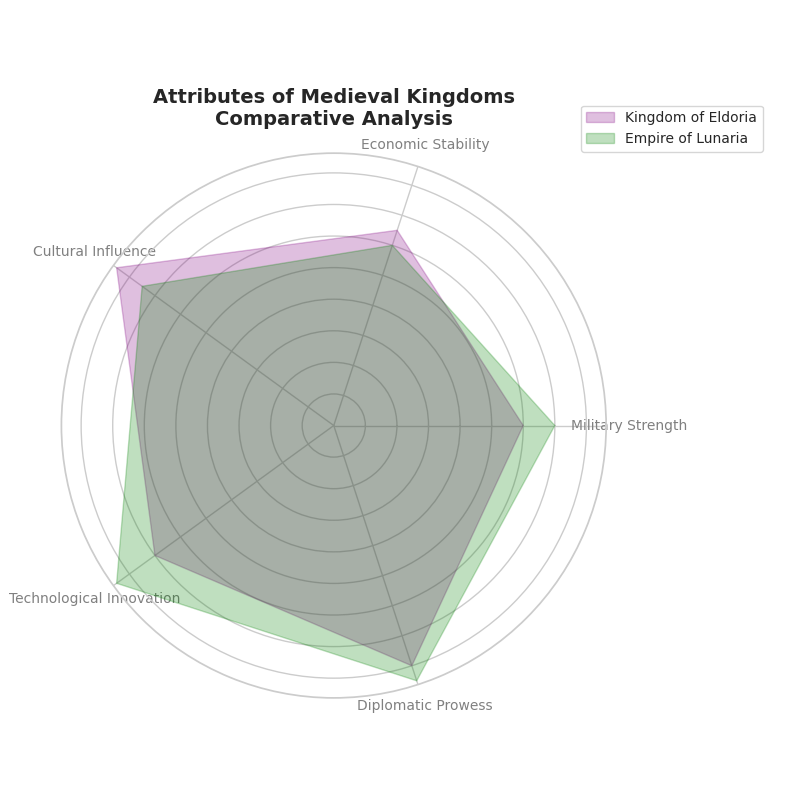

Reproduce this figure in Python.
import matplotlib.pyplot as plt
import numpy as np
from math import pi

# Define the attributes for the radar chart
attributes = ['Military Strength', 'Economic Stability', 'Cultural Influence', 
              'Technological Innovation', 'Diplomatic Prowess']

# Define the statistics for each kingdom
eldoria_stats = [60, 65, 85, 70, 80]
lunaria_stats = [70, 60, 75, 85, 85]  # Removed Dracoria

# Prepare data and settings
data = [eldoria_stats, lunaria_stats]  # Removed Dracoria
kingdoms = ['Kingdom of Eldoria', 'Empire of Lunaria']  # Removed Dracoria
colors = ['purple', 'green']  # Removed related color

num_vars = len(attributes)

# Compute angle for each attribute
angles = np.linspace(0, 2 * np.pi, num_vars, endpoint=False).tolist()
angles += angles[:1]

# Function to create a radar chart
def create_radar_chart(ax, data, color, label):
    data += data[:1]  # Repeat the first value to close the radar chart
    ax.fill(angles, data, color=color, alpha=0.25, label=label)

# Set up the radar chart
fig, ax = plt.subplots(figsize=(8, 8), subplot_kw=dict(polar=True))

# Create the radar chart for each kingdom
for i in range(len(kingdoms)):
    create_radar_chart(ax, data[i], colors[i], kingdoms[i])

# Configure the appearance of the radar chart
ax.set_yticklabels([])
ax.set_xticks(angles[:-1])
ax.set_xticklabels(attributes, fontsize=10, color='gray')

# Title and legend
plt.title('Attributes of Medieval Kingdoms\nComparative Analysis', size=14, weight='bold', pad=20)
ax.legend(loc='upper right', bbox_to_anchor=(1.3, 1.1), fontsize=10)

# Display the plot
plt.tight_layout()
plt.show()
